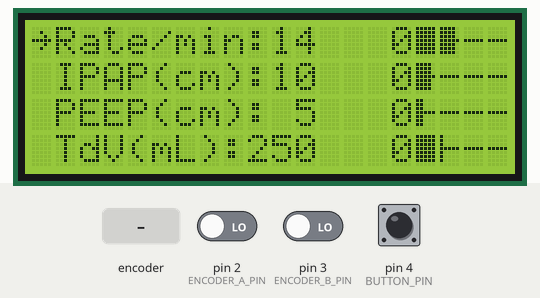
Simulated run of this sketch. Board: Arduino Uno, built with avr-gcc and run on an emulated ATmega328P. Shown: 20×4 character LCD. Inputs (shaded band) come from the test bench; at power-on: pin 4 (BUTTON_PIN) HIGH, pin 2 (ENCODER_A_PIN) LOW, pin 3 (ENCODER_B_PIN) LOW.

Above: at 1.3 s.
1.4 s: rotary encoder on pin 2 (ENCODER_A_PIN) / pin 3 (ENCODER_B_PIN) turned 3 steps (first pin leading)
At 2.8 s:
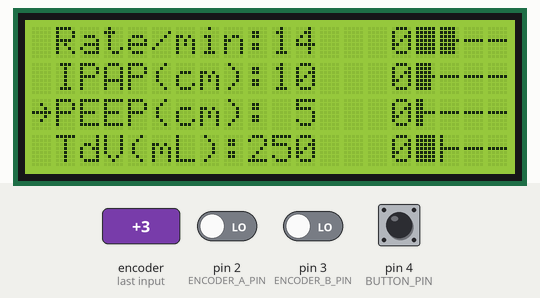
3.5 s: pin 4 (BUTTON_PIN) pulled LOW for 0.15 s
At 3.84 s:
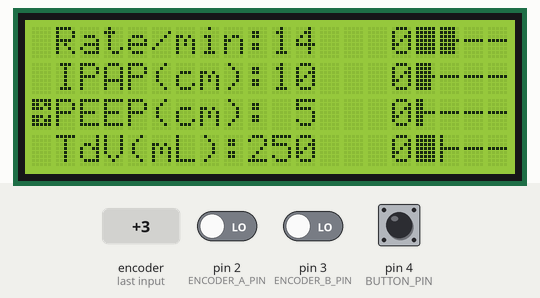
6.6 s: rotary encoder on pin 2 (ENCODER_A_PIN) / pin 3 (ENCODER_B_PIN) turned 3 steps (first pin leading)
At 7.9 s:
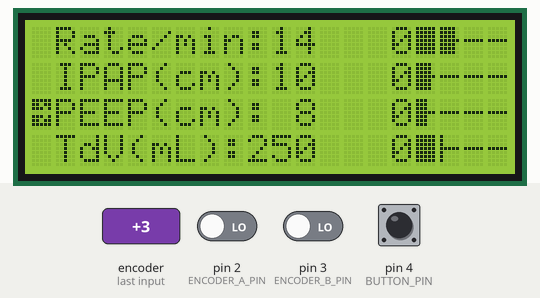
8.7 s: rotary encoder on pin 2 (ENCODER_A_PIN) / pin 3 (ENCODER_B_PIN) turned 1 step (first pin leading)
At 9.4 s:
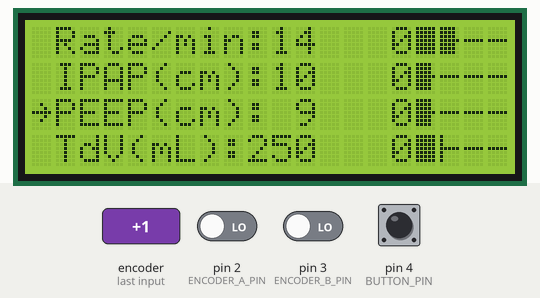
11.5 s: rotary encoder on pin 2 (ENCODER_A_PIN) / pin 3 (ENCODER_B_PIN) turned 3 steps (first pin leading)
At 14.4 s:
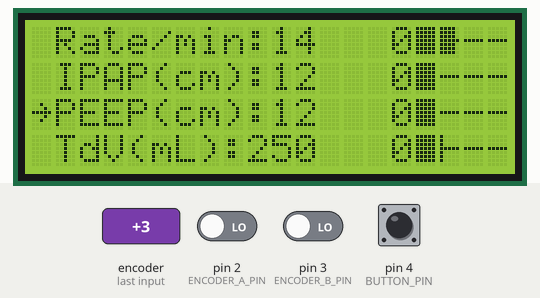
14.5 s: rotary encoder on pin 2 (ENCODER_A_PIN) / pin 3 (ENCODER_B_PIN) turned 3 steps (first pin leading)
At 15.9 s:
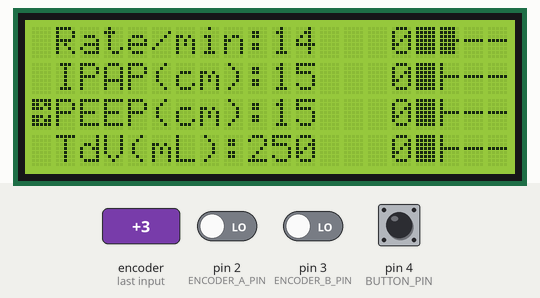
Timing chart, 0 to 17.5 s (numbered marks = the images above; inputs shaded):
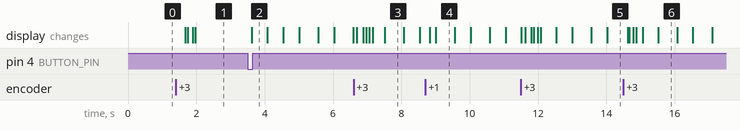

The sketch:

i2c_menu.ino
```cpp
#include <Wire.h>
#include <LiquidCrystal_I2C.h>
LiquidCrystal_I2C lcd(0x27,20,4);  // set the LCD address to 0x27 for a 16 chars and 2 line display

#define VERSION "20200328.1"
#define BUTTON_PIN 4
#define ENCODER_A_PIN 2
#define ENCODER_B_PIN 3

// settings management
char* value_names[] = {"Rate/min", "IPAP(cm)","PEEP(cm)","TdV(mL)","Runtime", "Version", "Dbg"};
volatile int values[] = {14,10,5,25,0,0,0};
int values_max[] = {30,45,45,80,0,0,255};
int measured_values[] = {0,0,0,0,0,0,0};
#define MAX_VALUE_IDX 7
#define DISPLAY_ROWS 4
volatile int selected_idx = 0;
volatile int display_page_idx = 0;
volatile int input_mode = 0;

// input handling
volatile bool button_state_prev = 0;
volatile bool button_state = 0;
volatile int enc_state = 0;

//display variables
char msg[20];

#define BAR_CHART_LENGTH 4
//single thick middle line
const byte bar0Char[] = {0x00,0x00,0x00,0x1F,0x00,0x00,0x00,0x00};
const byte bar1Char[] = {0x10,0x10,0x10,0x1F,0x10,0x10,0x10,0x00};
const byte bar2Char[] = {0x18,0x18,0x18,0x1F,0x18,0x18,0x18,0x00};
const byte bar3Char[] = {0x1C,0x1C,0x1C,0x1F,0x1C,0x1C,0x1C,0x00};
const byte bar4Char[] = {0x1E,0x1E,0x1E,0x1F,0x1E,0x1E,0x1E,0x00};
const byte bar5Char[] = {0x1F,0x1F,0x1F,0x1F,0x1F,0x1F,0x1F,0x00};

unsigned long start_ts = 0;
unsigned long display_time = 0;


const byte editArrow[] = {
  0x1F,
  0x1B,
  0x1D,
  0x00,
  0x1D,
  0x1B,
  0x1F,
  0x00
};

const byte editArrow2[] = {
  0x18,
  0x0C,
  0x06,
  0x1F,
  0x1F,
  0x06,
  0x0C,
  0x18
};

int debug = 0;

void setup()
{

  lcd.init();  //initialize the lcd
  //disable internal pullups to support 3.3v I2C
  pinMode(A4, INPUT);
  pinMode(A5, INPUT);
  lcd.backlight();  //open the backlight

  pinMode(BUTTON_PIN, INPUT_PULLUP);
  pinMode(ENCODER_A_PIN, INPUT);
  pinMode(ENCODER_B_PIN, INPUT);

  lcd.createChar(0, bar0Char);
  lcd.createChar(1, bar1Char);
  lcd.createChar(2, bar2Char);
  lcd.createChar(3, bar3Char);
  lcd.createChar(4, bar4Char);
  lcd.createChar(5, bar5Char);
  lcd.createChar(6, editArrow);
  lcd.createChar(7, editArrow2);
  lcd.home();
  attachInterrupt(digitalPinToInterrupt(ENCODER_A_PIN), isrEncoderA, CHANGE);
  attachInterrupt(digitalPinToInterrupt(ENCODER_B_PIN), isrEncoderB, CHANGE);
}

void isrEncoderA() {
  // manage quadrature state.  only index value if quadrature cycle completes
  if(bitRead(PIND,ENCODER_A_PIN)){
    if(enc_state == 1)
      enc_state = 0;
    if(enc_state == -2)
      enc_state = -1;
    if(enc_state == 2)
      enc_state = 3;
    if(enc_state == -3){
      // cycle completed, decrease value
      encoder_adjust(-1);
      enc_state = 0;
    }
  } else {
    if(enc_state == 0)
      enc_state = 1;
    if(enc_state == -1)
      enc_state = -2;
    if(enc_state == 3)
      enc_state = 2;
  }
}

void isrEncoderB() {
  // manage quadrature state.  only index value if quadrature cycle completes
  if(bitRead(PIND,ENCODER_B_PIN)){
    if(enc_state == -1)
      enc_state = 0;
    if(enc_state == 2)
      enc_state = 1;
    if(enc_state == -2)
      enc_state = -3;
    if(enc_state == 3){
      // cycle completed, increase value
      encoder_adjust(1);
      enc_state = 0;
    }
  } else {
    if(enc_state == 0)
      enc_state = -1;
    if(enc_state == 1)
      enc_state = 2;
    if(enc_state == -3)
      enc_state = -2;
  }
}

void encoder_adjust(int inc){

  if(input_mode == 0){
    //select menu item
    selected_idx += inc;
    if(selected_idx < 0)
      selected_idx = 0;
    if(selected_idx >= MAX_VALUE_IDX)
      selected_idx = MAX_VALUE_IDX-1;
  } else {
    //edit value
    if(inc > 0){
      //change value
      if(values[selected_idx] < values_max[selected_idx]){
        values[selected_idx] += 1;
      }
      // if PEEP is greater than IPAP, raise IPAP
      if(values[1] < values[2]){
        values[1] = values[2];
      }
    }else {
          if(values[selected_idx] > 0){
            values[selected_idx] -= 1;
          }
          // if IPAP is lower than PEEP, lower PEEP
          if(values[1] < values[2]){
            values[2] = values[1];
          }
    }
  }
}

void process_input(){

  //check if display should be cleared
  int prev = display_page_idx;
  display_page_idx = int(selected_idx/DISPLAY_ROWS);
  if(display_page_idx != prev){
    lcd.clear(); // clearing every frame causes dim text and flickering
  }

  //process button press
  button_state = bitRead(PIND,BUTTON_PIN);
  if(button_state_prev && !button_state) {
    if(input_mode == 0)
      input_mode = 1;
    else
      input_mode = 0;
  }
  button_state_prev = button_state;
}

void bar_chart(int c, int r, int seg, int v, int max_v){
  if(max_v == 0)
    return;
  if(v < 0)
    v = 0;
  if(v > max_v)
    v = max_v;

  int segments = (seg*v)/max_v;
  for(int i = c; i < c+seg; i++){
    lcd.setCursor (i, r);
    if(i < c+segments)
      lcd.write(5);
    else if(i == c+segments)
      lcd.write((5*seg*v/max_v)%5);
    else
      lcd.write(0);
  }
}

void display_runtime(int c, int r){
  // running time
  lcd.setCursor ( c, r );
  unsigned long seconds = millis()/1000;
  unsigned long minutes = seconds/60;
  unsigned long hours = minutes/60;
  unsigned long days = hours/24;
  sprintf(msg, "%02lud%02luh%02lum%02lu", days, hours%24, minutes%60, seconds%60);
  lcd.print(msg);
}

void update_display(){
  start_ts = millis();
  for(int i = 0; i < DISPLAY_ROWS; i++){
    int idx = display_page_idx*DISPLAY_ROWS + i;
    lcd.setCursor ( 0, i );

    if(idx >= MAX_VALUE_IDX) {
      break;
    }
    if(input_mode == 0){
      if(idx == selected_idx){
        if(input_mode == 0)
          lcd.write(0x7E);  //right arrow
      } else {
        lcd.print(' ');
      }
    } else {
      if(idx == selected_idx){
        if((millis()/500) % 2)
          lcd.write(6); //editArrow
        else
          lcd.write(0x7E); //right arrow
      } else {
        // blank all other lines when editting
//        lcd.print("                    ");
//        continue;
      }
    }

    lcd.setCursor ( 1, i );
    if(idx == 3) { //tidal volume is 3 digits incrementing in units of 10mL
      sprintf(msg, "%s:%3d%c%3d", value_names[idx], 10*values[idx], ' ', 10*measured_values[idx]);
      lcd.print(msg);
      bar_chart(16,i,BAR_CHART_LENGTH, values[idx], values_max[idx]);
    } else if(idx == 4) { // runtime
      sprintf(msg, "%s:", value_names[idx]);
      lcd.print(msg);
      display_runtime(9, i);
    } else if(idx == 5) { // version
      sprintf(msg, "%s: %s", value_names[idx],VERSION);
      lcd.print(msg);
    } else if(idx == 6) { // debug *************************************************************************
      int v = values[idx];
      sprintf(msg, "%s:%ul", value_names[idx], display_time);
      lcd.print(msg);
//      bar_chart(8,i,12, v, 255);
    } else {
      sprintf(msg, "%s:%2d%c %2d", value_names[idx], values[idx], ' ', measured_values[idx]);
      lcd.print(msg);
      bar_chart(16,i,BAR_CHART_LENGTH, values[idx], values_max[idx]);
    }

  }

  unsigned long delta = millis() - start_ts;
  if(delta > display_time)
    display_time = delta;
}

void loop()
{
  process_input();
  update_display();
}
```

Measured:
- after the input at 1.4 s, the display: first changes after 0.28 s (image 1 shows a later state)
- after the input at 3.5 s, the display: changes after 0.11 s (image 2)
- after the input at 6.6 s, the display: first changes after 0.09 s (image 3 shows a later state)
- after the input at 8.7 s, the display: first changes after 0.14 s (image 4 shows a later state)
- after the input at 11.5 s, the display: first differs from a run without the input after 0.12 s (image 5 shows a later state)
- after the input at 14.5 s, the display: first changes after 0.13 s (image 6 shows a later state)
- what the display in image 3 shows lasts 0.6 s, from 7.5 s to 8.1 s
